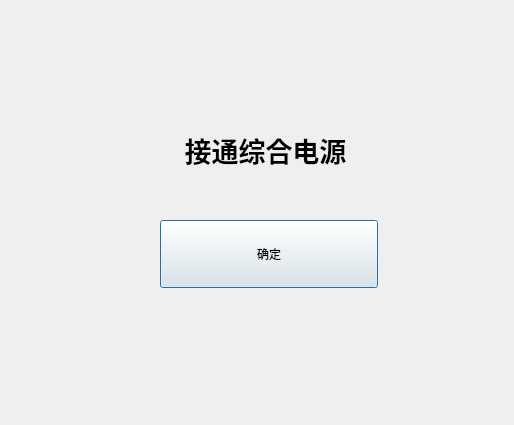
<?xml version="1.0" encoding="UTF-8"?>
<ui version="4.0">
 <class>MessageBoxDlg</class>
 <widget class="QDialog" name="MessageBoxDlg">
  <property name="geometry">
   <rect>
    <x>0</x>
    <y>0</y>
    <width>514</width>
    <height>425</height>
   </rect>
  </property>
  <property name="windowTitle">
   <string>MessageBoxDlg</string>
  </property>
  <property name="styleSheet">
   <string notr="true"/>
  </property>
  <widget class="QLabel" name="label_3">
   <property name="geometry">
    <rect>
     <x>20</x>
     <y>90</y>
     <width>491</width>
     <height>121</height>
    </rect>
   </property>
   <property name="styleSheet">
    <string notr="true">QLabel{
	font-family:Microsoft Yahei;
    font-size:20pt;
	background-image: url();
}</string>
   </property>
   <property name="text">
    <string>&lt;html&gt;&lt;head/&gt;&lt;body&gt;&lt;p&gt;&lt;span style=&quot; font-size:20pt; font-weight:600;&quot;&gt;接通综合电源&lt;/span&gt;&lt;/p&gt;&lt;/body&gt;&lt;/html&gt;</string>
   </property>
   <property name="alignment">
    <set>Qt::AlignCenter</set>
   </property>
  </widget>
  <widget class="QPushButton" name="pushButton">
   <property name="geometry">
    <rect>
     <x>160</x>
     <y>220</y>
     <width>218</width>
     <height>68</height>
    </rect>
   </property>
   <property name="text">
    <string>确定</string>
   </property>
  </widget>
 </widget>
 <layoutdefault spacing="6" margin="11"/>
 <resources>
  <include location="MultiControlSys.qrc"/>
 </resources>
 <connections/>
</ui>
